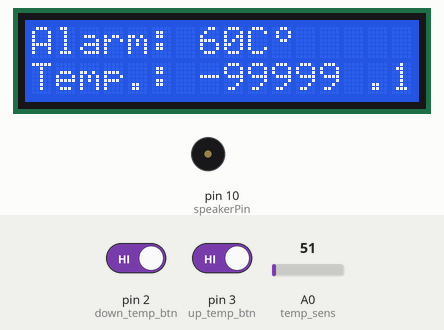
Bench run of a sketch on a simulated Arduino Uno, built with avr-gcc and run on an emulated ATmega328P. On the bench: 16×2 character LCD, buzzer (waves = sounding). The test bench sets the inputs (shaded band); at power-on: A0 (temp_sens) = 51, pin 2 (down_temp_btn) HIGH, pin 3 (up_temp_btn) HIGH.

Above: at 7.2 s.
7.3 s: A0 (temp_sens) set to 144
At 8.0 s:
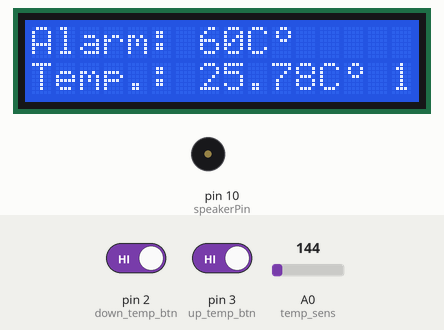
9.0 s: A0 (temp_sens) set to 175
At 9.9 s:
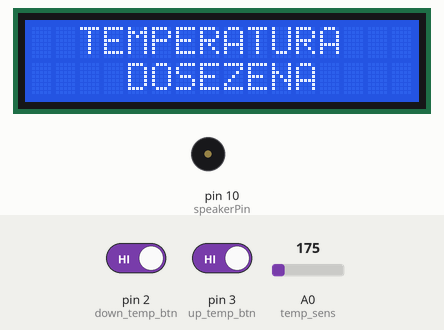
10.7 s: pin 2 (down_temp_btn) driven LOW and pin 3 (up_temp_btn) driven LOW
At 12.7 s:
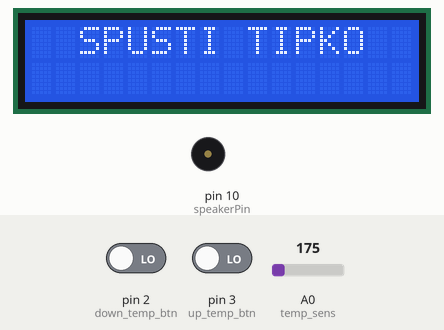
13.0 s: pin 2 (down_temp_btn) driven HIGH and pin 3 (up_temp_btn) driven HIGH
At 13.6 s:
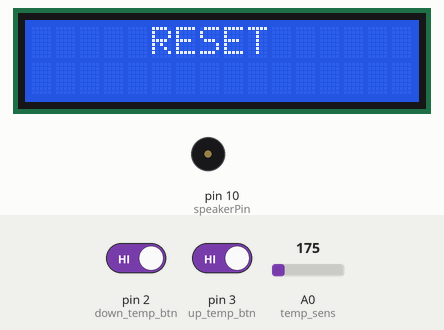
16.0 s: pin 2 (down_temp_btn) driven LOW
At 18.3 s:
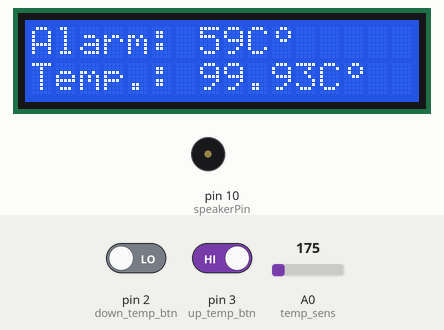
18.4 s: pin 2 (down_temp_btn) driven HIGH
At 19.8 s:
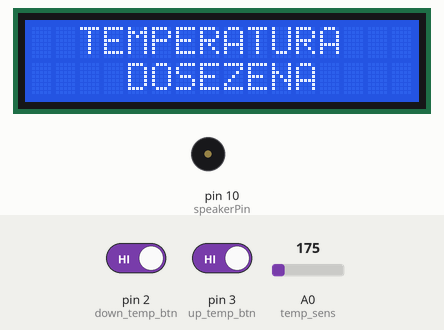
Timing chart, 0 to 21.3 s (numbered marks = the images above; inputs shaded):
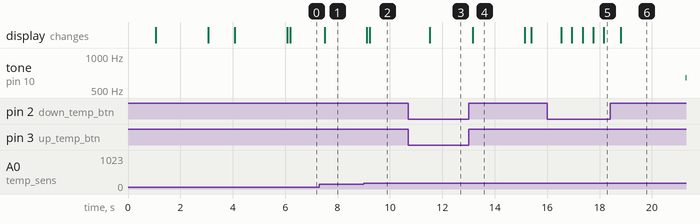

Measured:
- the behaviour switches between 158 and 159 on A0 (temp_sens) (found by bisection; images 1 and 2)
- after the input at 7.3 s, the display: changes after 0.21 s (image 1)
- after the input at 9.0 s, the display: first changes after 0.11 s (image 2 shows a later state)
- after the input at 10.7 s, tone on pin 10 (speakerPin): stays silent (without the input it goes to 836 Hz after 1.2 s); the display: changes after 0.83 s (image 3)
- after the input at 13.0 s, the display: changes after 0.15 s (image 4)
- after the input at 16.0 s, the display: first changes after 0.54 s (image 5 shows a later state)
- after the input at 18.4 s, tone on pin 10 (speakerPin): silent → 641 Hz after 2.9 s; the display: changes after 0.40 s (image 6)

The sketch:

termistor.ino
```cpp
#include <LiquidCrystal.h>

uint8_t DegreeBitmap[]= { 0x6, 0x9, 0x9, 0x6, 0x0, 0, 0, 0 };
float voltage = 3.3;
const int in_array_size = 150;
float base_temp_res_value = 100.0;
int R1 = 671;
float alpha = 0.385;
float in[in_array_size];
int temp_sens = A0;
int up_temp_btn = 3;
int down_temp_btn = 2;
const int rs = 4, en = 5, d4 = 6, d5 = 7, d6 = 8, d7 = 9;
LiquidCrystal lcd(rs, en, d4, d5, d6, d7);
int avr_samp = 20;
int set_temp = 60;
int btn_state_up = HIGH;
int btn_state_down = HIGH;
int speakerPin = 10;
int numTones = 10;
int tones[] = {261, 277, 294, 311, 330, 349, 370, 392, 415, 440};
//            mid C  C#   D    D#   E    F    F#   G    G#   A
bool temp_reached = false;
int pt100;
uint8_t pos;
float r1;
float r2;
int c1;
int c2;
float Vout;
float R2;
float c;
float c_avr;

float MultiMap(float val, float* _in, uint8_t size) {
  if (val < _in[0] ) return -999999;
  if (val > _in[size-1] ) return 999999;
  pos = 0;
  while(val > _in[pos]) pos++;
  if (val == _in[pos]) return pos;
  r1 = _in[pos-1];
  r2 = _in[pos];
  c1 = pos-1;
  c2 = pos;
  return c1 + (val - r1) / (r2-r1) * (c2-c1);
}

void ReadTemp() {
  c_avr = 0;
  for(int i(0); i < avr_samp; i++) {
    pt100 = analogRead(temp_sens);
    Vout = (pt100 * voltage) / 1023;
    R2 = R1 * 1/(voltage / Vout - 1);
    c =  MultiMap(R2,in,in_array_size);
    c_avr += c;
    delay(5);
  }
  c = c_avr / avr_samp;
}

void SetTempBtn() {
  btn_state_up = digitalRead(up_temp_btn);
  if(btn_state_up == LOW) {
    if(set_temp == -10) {
      set_temp = c + 10;
    }
    if(set_temp < 200) {
      set_temp += 1;
      delay(300);
      btn_state_up = digitalRead(up_temp_btn);
      bool first = true;
      while(btn_state_up == LOW) {
        if(first) {
          set_temp -= 1;
          first = false;
        }
        set_temp += 10;
        if(set_temp >= 200) {
          set_temp = 200;
        }
        LCD_print();
        delay(400);
        btn_state_up = digitalRead(up_temp_btn);
      }
    }
    else if(set_temp > 200){
      set_temp = 200;
    }
  }
  btn_state_down = digitalRead(down_temp_btn);
  if(btn_state_down == LOW) {
    if(set_temp == -10) {
      set_temp = c + 10;
    }
    if(set_temp > 0) {
      set_temp -= 1;
      delay(300);
      btn_state_down = digitalRead(down_temp_btn);
      bool first = true;
      while(btn_state_down == LOW) {
        if(first) {
          set_temp += 1;
          first = false;
        }
        set_temp -= 10;
        if(set_temp <= 0) {
          set_temp = 0;
        }
        LCD_print();
        delay(400);
        btn_state_down = digitalRead(down_temp_btn);
      }
    }
    else if(set_temp < 0) {
      set_temp = 0;
    }
  }
  ReadTemp();
  LCD_print();
}

void LCD_print() {
  if(set_temp == -10) {
    lcd.clear();
    lcd.setCursor(5,0);
    lcd.println("RESET       ");
    set_temp = (c + 10);
    delay(2000);
    lcd.clear();
  }
  else if(!temp_reached) {
    lcd.setCursor(0,0);
    lcd.print("Alarm: ");
    if(set_temp == 200) {
      lcd.setCursor(7,0);
      lcd.print("MAX ");
    }
    else if(set_temp == 0) {
      lcd.setCursor(7,0);
      lcd.print("MIN ");
    }
    else {
      lcd.print(set_temp);
    }
    lcd.print("C");
    lcd.print(char(1));
    if(set_temp < 10) {
      lcd.setCursor(10,0);
      lcd.print(" ");
    }
    else if(set_temp < 100) {
      lcd.setCursor(11,0);
      lcd.print(" ");
    }
    else if(set_temp < 200) {
      lcd.setCursor(12,0);
      lcd.print(" ");
    }
    lcd.setCursor(0,1);
    lcd.print("Temp.: ");
    lcd.print(c);
    lcd.print("C");
    lcd.print(char(1));
    if(c < 10) {
      lcd.setCursor(13,1);
      lcd.print(" ");
    }
    else if(c < 100) {
      lcd.setCursor(14,1);
      lcd.print(" ");
    }
  }
}

void setup() {
  pinMode(up_temp_btn, INPUT_PULLUP);
  pinMode(down_temp_btn, INPUT_PULLUP);
  analogReference(EXTERNAL);
  in[0] = base_temp_res_value;
  for(int i(1); i < in_array_size; i++) {
    in[i] = in[i - 1] + alpha;
  }
  lcd.begin(16,2);
  lcd.createChar(1, DegreeBitmap);
  lcd.setCursor(2,0);
  lcd.print("TEMPERATURNI");
  lcd.setCursor(5,1);
  delay(1000);
  lcd.print("SENZOR");
  delay(2000);
  lcd.clear();
  lcd.setCursor(1,0);
  lcd.print("Nejc Sedovnik");
  delay(1000);
  lcd.setCursor(3,1);
  lcd.print("Maj 2018");
  delay(2000);
  lcd.clear();
}

void loop() {
  SetTempBtn();
  ReadTemp();
  if(c > set_temp && set_temp != -10) {
    temp_reached = true;
    while(temp_reached) {
      lcd.clear();
      lcd.setCursor(2,0);
      lcd.print("TEMPERATURA");
      lcd.setCursor(4,1);
      lcd.print("DOSEZENA");
      bool sound = true;
      while(sound) {
        for(int hz = 440; hz < 1000; hz++){
          tone(speakerPin, hz, 10);
          delay(1);
        }
        for(int hz = 1000; hz > 440; hz--){
          tone(speakerPin, hz, 10);
          delay(1);
        }
        btn_state_up = digitalRead(up_temp_btn);
        btn_state_down = digitalRead(down_temp_btn);
        if(btn_state_up == LOW && btn_state_down == LOW) {
          noTone(speakerPin);
          set_temp = -10;
          temp_reached = false;
          btn_state_up = digitalRead(up_temp_btn);
          btn_state_down = digitalRead(down_temp_btn);
          bool first = true;
          while(btn_state_up == LOW || btn_state_down == LOW) {
            if(first) {
              lcd.clear();
              lcd.setCursor(2,0);
              lcd.print("SPUSTI TIPKO");
              first = false;
            }
            delay(500);
            btn_state_up = digitalRead(up_temp_btn);
            btn_state_down = digitalRead(down_temp_btn);
          }
          sound = false;
        }
      }
    }
  }
  delay(5);
}
```
